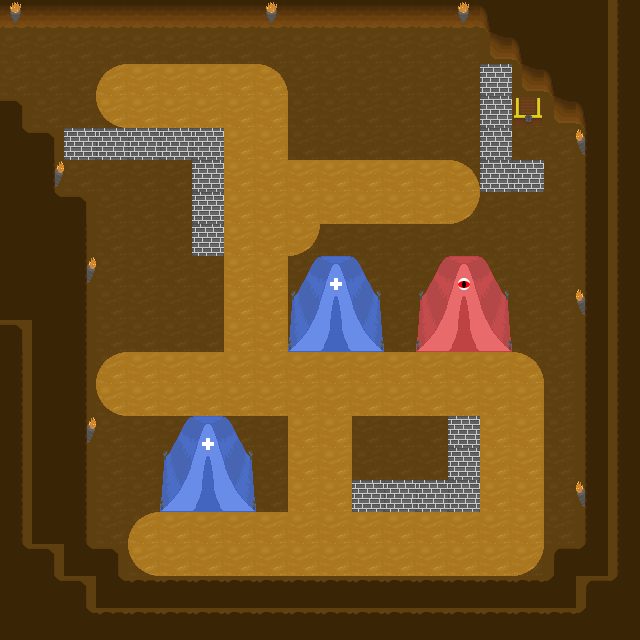

Below is a game level as drawn by its tile map, then a one-line description and the .tmx file that defines it, in full:
An orthogonal 20x20 tile map with 32x32 px tiles, 2 tile layers (Floor, Walls).

<map version="1.0" orientation="orthogonal" renderorder="right-down" width="20" height="20" tilewidth="32" tileheight="32" nextobjectid="1">
 <tileset firstgid="1" name="Environment" tilewidth="32" tileheight="32" tilecount="256" columns="16">
  <image source="../../Textures/Tiles.png" width="512" height="512" />
  <tile id="5" probability="0.05" />
 </tileset>
 <layer name="Floor" width="20" height="20">
  <data encoding="csv">
0,98,0,0,0,0,0,0,0,0,0,0,0,0,0,0,0,0,0,0,
22,22,22,22,22,22,22,22,22,22,22,22,22,22,22,0,0,0,0,0,
22,22,22,9,27,27,27,27,10,22,22,22,22,22,22,22,0,0,0,0,
0,22,22,25,27,27,27,27,27,22,22,22,22,22,22,22,22,0,0,0,
0,0,22,22,22,22,25,27,27,22,22,22,22,22,22,22,22,22,0,0,
0,0,22,22,22,22,22,27,27,27,27,27,27,27,10,22,22,22,0,0,
0,0,0,22,22,22,22,27,27,27,27,27,27,27,26,22,22,22,0,0,
0,0,0,22,22,22,22,27,27,26,22,22,22,22,22,22,22,22,0,0,
0,0,0,22,22,22,22,27,27,22,22,22,22,22,22,22,22,22,0,0,
0,0,0,22,22,22,22,27,27,22,22,22,22,22,22,22,22,22,0,0,
0,0,0,22,22,22,22,27,27,22,22,22,22,22,22,22,22,22,0,0,
0,0,0,9,27,27,27,27,27,27,27,27,27,27,27,27,10,22,0,0,
0,0,0,25,27,27,27,27,27,27,27,27,27,27,27,27,27,22,0,0,
0,0,0,22,22,22,22,22,22,27,27,22,22,22,22,27,27,22,0,0,
0,0,0,22,22,22,22,22,22,27,27,22,22,22,22,27,27,22,0,0,
0,0,0,22,22,22,22,22,22,27,27,22,22,22,22,27,27,22,0,0,
0,0,0,22,9,27,27,27,27,27,27,27,27,27,27,27,27,22,0,0,
0,0,0,0,25,27,27,27,27,27,27,27,27,27,27,27,26,0,0,0,
0,0,0,0,0,0,0,0,0,0,0,0,0,0,0,0,0,0,0,0,
0,0,0,0,0,0,0,0,0,0,0,0,0,0,0,0,0,0,0,0
</data>
 </layer>
 <layer name="Walls" width="20" height="20">
  <data encoding="csv">
98,71,71,71,71,71,71,71,98,71,71,71,71,71,98,24,55,55,55,54,
0,0,0,0,0,0,0,0,0,0,0,0,0,0,0,70,24,55,55,54,
0,0,0,0,0,0,0,0,0,0,0,0,0,0,0,42,70,24,55,54,
40,0,0,0,0,0,0,0,0,0,0,0,0,0,0,42,5,70,24,54,
8,40,42,42,42,42,42,0,0,0,0,0,0,0,0,42,0,0,82,54,
55,66,0,0,1,1,42,0,0,0,0,0,0,0,0,42,42,0,54,54,
55,8,40,0,0,1,42,0,0,0,0,0,0,0,0,0,0,0,54,54,
55,55,56,0,0,1,42,0,0,0,0,0,0,0,0,0,0,0,54,54,
55,55,66,0,0,1,0,0,0,86,87,88,0,89,90,91,0,0,54,54,
55,55,56,0,0,0,0,0,0,102,103,104,0,105,106,107,0,0,82,54,
40,55,56,0,0,0,0,0,0,118,119,120,0,121,122,123,0,0,54,54,
56,55,56,0,0,0,0,0,0,0,0,0,0,0,0,0,0,0,54,54,
56,55,56,0,0,0,0,0,0,0,0,0,0,0,0,0,0,0,54,54,
56,55,66,0,0,86,87,88,0,0,0,0,0,0,42,0,0,0,54,54,
56,55,56,0,0,102,103,104,0,0,0,0,0,0,42,0,0,0,54,54,
56,55,56,0,0,118,119,120,0,0,0,42,42,42,42,0,0,0,82,54,
56,55,56,0,0,0,0,0,0,0,0,0,0,0,0,0,0,0,54,54,
8,40,8,40,0,0,0,0,0,0,0,0,0,0,0,0,0,38,7,54,
55,8,40,8,39,39,39,39,39,39,39,39,39,39,39,39,39,7,38,7,
55,55,8,39,39,39,39,39,39,39,39,39,39,39,39,39,39,39,7,55
</data>
 </layer>
</map>
